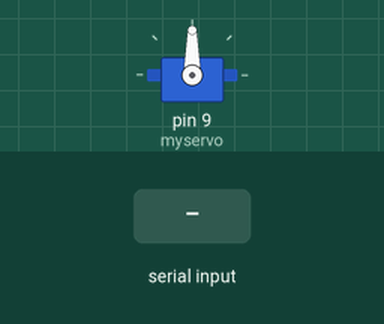
Simulated run of this sketch. Board: Arduino Uno, built with avr-gcc and run on an emulated ATmega328P. Shown: servo. Inputs (shaded band) come from the test bench.

Above: at 1.2 s.
1.3 s: "1\n" received over Serial
At 3.2 s:
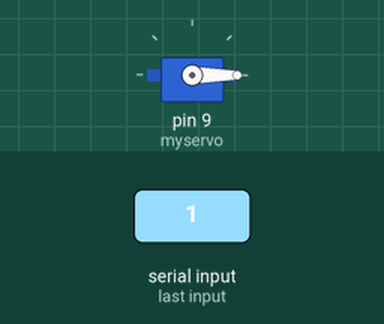
Timing chart, 0 to 4.7 s (numbered marks = the images above; inputs shaded):
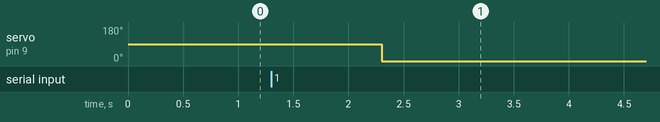

Measured:
- after the input at 1.3 s, servo on pin 9 (myservo): 90° → 0° after 1.0 s

The sketch:

ch5_02_servo_serial_auto_close.ino
```cpp
#include <Servo.h>

Servo myservo;
unsigned long lastTimeOpenend = 0;
bool isOpen = false;
int OPENING_TIME = 700;

void setup() {
  Serial.begin(9600);
  myservo.attach(9);
}

void loop() {
  while (Serial.available() > 0) {
    int inputValue = Serial.parseInt();
    if (inputValue == 1) {
      lastTimeOpenend = millis();
      isOpen = true;
      myservo.write(90);
    }
  }
  if (isOpen) {
    if (millis() > lastTimeOpenend + OPENING_TIME) {
      myservo.write(0);
      isOpen = false;
    }
  }
}
```
